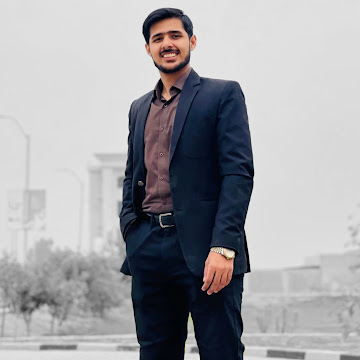
#> input picture Matrix Operations and RGB Channels/image.jpg, 360 x 360 px, found by its file name
$ python canny_edge_detection.py
#> lines starting #> are read from the running program, lines starting #| are printed output that depends on the picture
import os
"""
# Question 6 (BONUS)
## 1. Gaussian Smoothing

We first reduce noise so that false edges don’t appear.
## 2. Gradient Magnitude & Direction (Sobel)
## 3. Non-Maximum Suppression

Thins edges → keep only local maxima along gradient direction.
## 4. Double Thresholding + Hysteresis

Classify pixels as strong edges, weak edges, or non-edges.
## 5. Compare with OpenCV’s Canny
### Why do we need two thresholds in Canny instead of one?

One threshold → misses weak edges or includes too much noise.

Two thresholds →

High threshold: keeps only strong edges.

Low threshold: allows weak edges to be kept only if they connect to strong edges.

This ensures balance between noise removal and edge connectivity.

### Why does non-maximum suppression thin edges instead of completely removing them?

It suppresses pixels that are not the local maximum along gradient direction.

Keeps only the strongest response → edges become 1-pixel thin, but not deleted entirely.

### How does hysteresis help in connecting weak edges with strong edges?

Some weak edges are real but faint (like low contrast).

Hysteresis keeps them if they are connected to strong edges.

Prevents breaking of continuous edges and ensures edge connectivity.
"""

import cv2
import numpy as np
import matplotlib.pyplot as plt

image_path = os.path.join(os.path.dirname(__file__), "..", "assets", "image.jpg")
img = cv2.imread(image_path, cv2.IMREAD_GRAYSCALE)
#> img: shape (360, 360); min 0, max 250, mean 162.6
img = img.astype(np.float32) / 255.0

def gaussian_kernel(size=5, sigma=1):
    ax = np.linspace(-(size//2), size//2, size)
    xx, yy = np.meshgrid(ax, ax)
    kernel = np.exp(-(xx**2 + yy**2)/(2*sigma**2))
    return kernel / np.sum(kernel)

def apply_filter(img, kernel):
    k = kernel.shape[0]
#> k = 5
    pad = k // 2
#> pad = 2
    padded = np.pad(img, pad, mode="constant")
    filtered = np.zeros_like(img)
    for i in range(img.shape[0]):
        for j in range(img.shape[1]):
            region = padded[i:i+k, j:j+k]
            filtered[i,j] = np.sum(region * kernel)
    return filtered

blurred = apply_filter(img, gaussian_kernel(5,1))


sobel_x = np.array([[-1, 0, 1],
                    [-2, 0, 2],
                    [-1, 0, 1]], dtype=np.float32)

sobel_y = np.array([[-1, -2, -1],
                    [ 0,  0,  0],
                    [ 1,  2,  1]], dtype=np.float32)

Gx = apply_filter(blurred, sobel_x)
Gy = apply_filter(blurred, sobel_y)
#> after the loop in apply_filter (call 3), `for i in range(img.shape[0]):`:
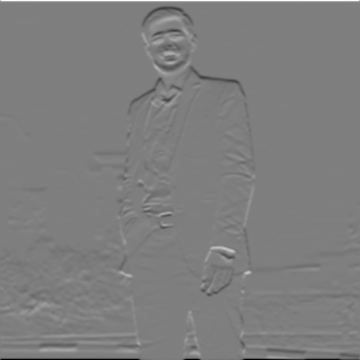
#> filtered: shape (360, 360) float32; min -3.33, max 3.36, mean -0.00205; drawn with min black and max white

magnitude = np.sqrt(Gx**2 + Gy**2)
magnitude = (magnitude / magnitude.max()) * 255

direction = np.arctan2(Gy, Gx)
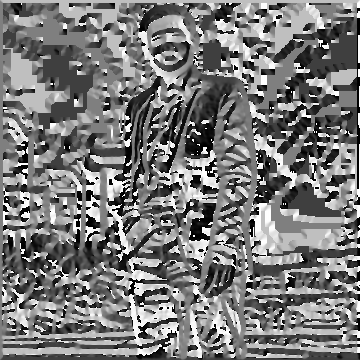
#> direction: shape (360, 360) float32; min -3.14, max 3.14, mean -0.123; drawn with min black and max white

print("Magnitude: ", magnitude)
#> (printed output is left out)
print("Direction: ", direction)
#> (printed output is left out)


def non_maximum_suppression(mag, dir):
    Z = np.zeros_like(mag)
    angle = dir * 180. / np.pi
    angle[angle < 0] += 180
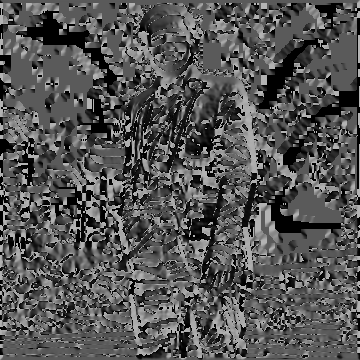
#> angle: shape (360, 360) float32; min 0, max 180, mean 84.4
    for i in range(1, mag.shape[0]-1):
        for j in range(1, mag.shape[1]-1):
            q = 255
            r = 255
            if (0 <= angle[i,j] < 22.5) or (157.5 <= angle[i,j] <= 180):
                q = mag[i, j+1]
                r = mag[i, j-1]
            elif (22.5 <= angle[i,j] < 67.5):
                q = mag[i+1, j-1]
                r = mag[i-1, j+1]
            elif (67.5 <= angle[i,j] < 112.5):
                q = mag[i+1, j]
                r = mag[i-1, j]
            elif (112.5 <= angle[i,j] < 157.5):
                q = mag[i-1, j-1]
                r = mag[i+1, j+1]
            if (mag[i,j] >= q) and (mag[i,j] >= r):
                Z[i,j] = mag[i,j]
            else:
                Z[i,j] = 0
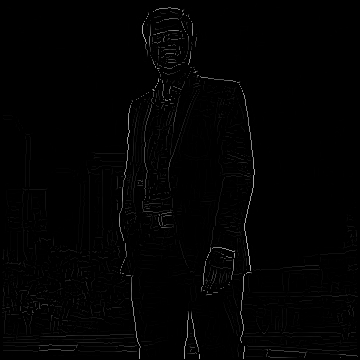
#> Z: shape (360, 360) float32; min 0, max 174.5, mean 2.3
    return Z

nms = non_maximum_suppression(magnitude, direction)


def threshold(img, lowRatio=0.05, highRatio=0.15):
#> called with lowRatio = 0.05, highRatio = 0.15
    high = img.max() * highRatio
#> high = 26.17
    low = high * lowRatio
#> low = 1.31
    res = np.zeros_like(img)
    strong = 255
    weak = 75
    strong_i, strong_j = np.where(img >= high)
#> strong_i = 2647 values from 7 to 358; strong_j = 2647 values, max 357 at index 2616, min 2 at index 1982, mean 170.5
    weak_i, weak_j = np.where((img <= high) & (img >= low))
#> weak_i = 10259 values from 3 to 357; weak_j = 10259 values, max 357 at index 5645, min 2 at index 5143, mean 168.3
    res[strong_i, strong_j] = strong
    res[weak_i, weak_j] = weak
    return res, weak, strong

def hysteresis(img, weak, strong=255):
    for i in range(1, img.shape[0]-1):
        for j in range(1, img.shape[1]-1):
            if img[i,j] == weak:
                if ((img[i+1, j-1] == strong) or (img[i+1, j] == strong) or
                    (img[i+1, j+1] == strong) or (img[i, j-1] == strong) or
                    (img[i, j+1] == strong) or (img[i-1, j-1] == strong) or
                    (img[i-1, j] == strong) or (img[i-1, j+1] == strong)):
                    img[i,j] = strong
                else:
                    img[i,j] = 0
    return img

dt, weak, strong = threshold(nms)
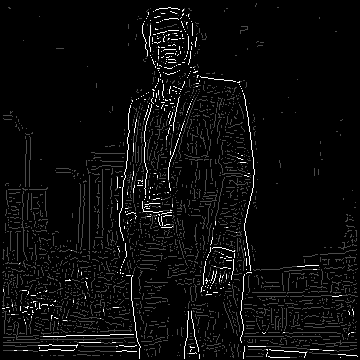
#> dt: shape (360, 360) float32; min 0, max 255, mean 11.1
#> weak = 75; strong = 255
canny_manual = hysteresis(dt, weak, strong)
#> after the loop in hysteresis, `for i in range(1, img.shape[0]-1):`:
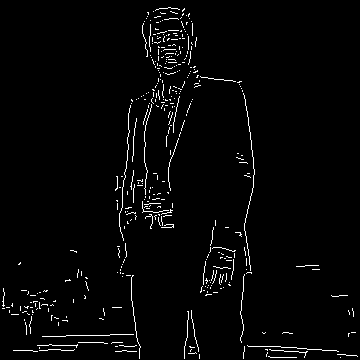
#> img: shape (360, 360) float32; 2.5% white in thin lines or dots


canny_cv = cv2.Canny((img*255).astype(np.uint8), 100, 200)
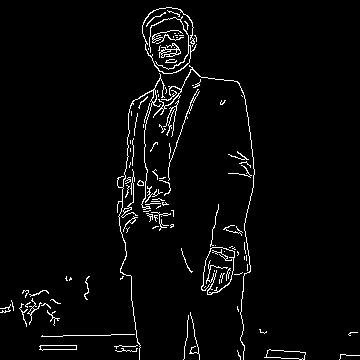
#> canny_cv: shape (360, 360); 3.3% white in thin lines or dots

plt.figure(figsize=(12,5))

plt.subplot(1,2,1)
plt.title("Manual Canny")
plt.imshow(canny_manual, cmap="gray")
plt.axis("off")

plt.subplot(1,2,2)
plt.title("OpenCV Canny")
plt.imshow(canny_cv, cmap="gray")
plt.axis("off")

plt.show()
